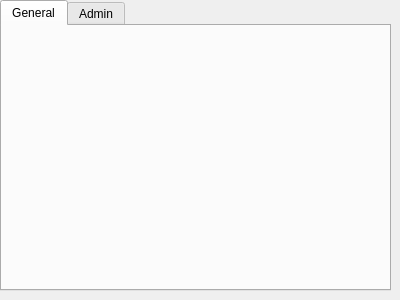
<?xml version="1.0" encoding="UTF-8"?>
<ui version="4.0">
 <class>Display</class>
 <widget class="QWidget" name="Display">
  <property name="geometry">
   <rect>
    <x>0</x>
    <y>0</y>
    <width>400</width>
    <height>300</height>
   </rect>
  </property>
  <property name="windowTitle">
   <string>Form</string>
  </property>
  <widget class="QTabWidget" name="UserTabs">
   <property name="enabled">
    <bool>true</bool>
   </property>
   <property name="geometry">
    <rect>
     <x>0</x>
     <y>0</y>
     <width>391</width>
     <height>291</height>
    </rect>
   </property>
   <property name="currentIndex">
    <number>0</number>
   </property>
   <property name="usesScrollButtons">
    <bool>true</bool>
   </property>
   <widget class="QWidget" name="General">
    <attribute name="title">
     <string>General</string>
    </attribute>
   </widget>
   <widget class="QWidget" name="Admin">
    <property name="enabled">
     <bool>false</bool>
    </property>
    <attribute name="title">
     <string>Admin</string>
    </attribute>
   </widget>
  </widget>
 </widget>
 <resources/>
 <connections/>
</ui>
